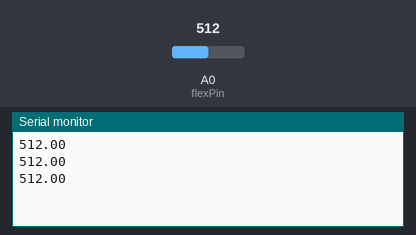
Bench run of a sketch on a simulated Arduino Uno, built with avr-gcc and run on an emulated ATmega328P. On the bench: the last lines printed to the serial monitor. Inputs (shaded band) come from the test bench; at power-on: A0 (flexPin) = 512.

Above: at 1.3 s.
1.4 s: A0 (flexPin) set to 716
At 1.9 s:
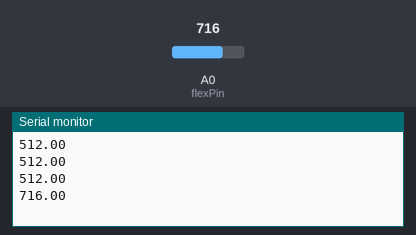
2.9 s: A0 (flexPin) set to 900
At 3.4 s:
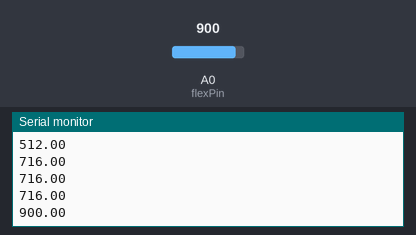
Timing chart, 0 to 5.9 s (numbered marks = the images above; inputs shaded):
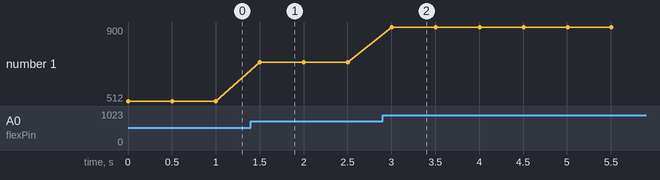

Measured:
- after the input at 1.4 s, the serial monitor: prints a new line after 0.10 s (image 1)
- after the input at 2.9 s, the serial monitor: prints a new line after 0.10 s (image 2)
- plotted number 1: 512 → 716 after the input at 1.4 s, 716 → 900 after the input at 2.9 s

The sketch:

1.ino
```cpp
int flexPin = A0;  // 曲げセンサー(flex sensor)をアナログピン0番に接続
float flexVal = 0; // 曲げセンサーが計測する曲がり具合
void setup()
{
    Serial.begin(9600);
}

void loop()
{
	flexVal = analogRead( flexPin ); // アナログピン0番から曲がり具合を読み取る
	Serial.println(flexVal);         // シリアルモニタに曲がり具合を表示

	delay( 500 ); // 音の長さだけ待つ
}
```
